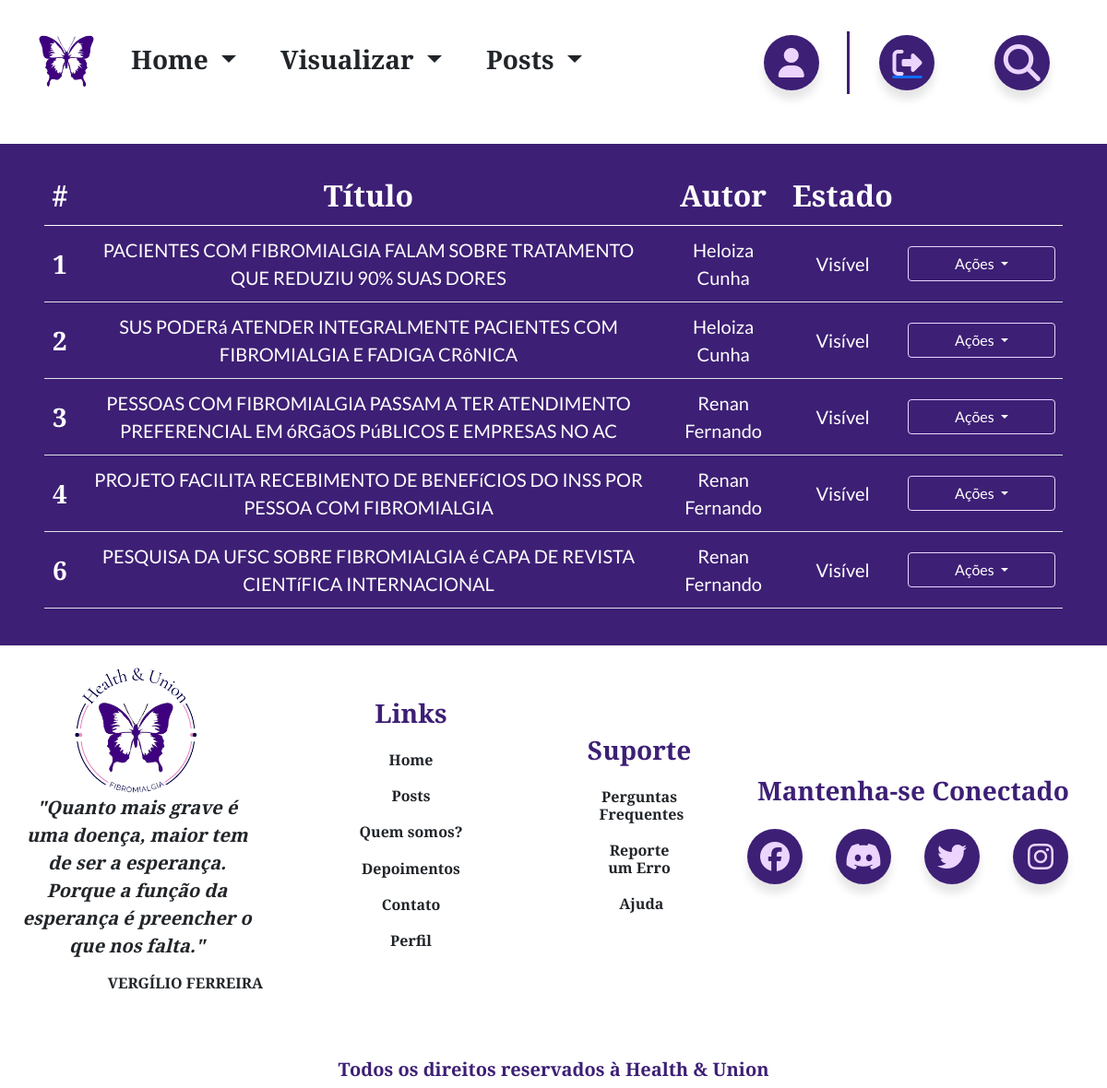
The app's page /index.php?pg=postsSituation (signed in) with its own data.
### tables this page shows
CREATE TABLE `posts` (
  `IdPost` int(11) NOT NULL,
  `Title` varchar(255) DEFAULT NULL,
  `Subtitle` varchar(255) DEFAULT NULL,
  `Scope` mediumtext DEFAULT NULL,
  `Send_date` datetime DEFAULT NULL,
  `Edit_date` datetime DEFAULT NULL,
  `Author` int(11) DEFAULT NULL,
  `Img` varchar(255) DEFAULT NULL,
  `Caption` varchar(255) DEFAULT NULL,
  `Tags` varchar(255) DEFAULT NULL,
  `BlockedPost` tinyint(1) DEFAULT NULL
);

CREATE TABLE `users` (
  `Id` int(11) NOT NULL,
  `Name` varchar(255) DEFAULT NULL,
  `Email` varchar(255) DEFAULT NULL,
  `Password` varchar(255) NOT NULL,
  `Phone` varchar(255) DEFAULT NULL,
  `Gender` varchar(100) DEFAULT NULL,
  `Birth` date DEFAULT NULL,
  `Occupation` varchar(255) DEFAULT NULL,
  `Photo` varchar(255) DEFAULT NULL,
  `Type` int(2) DEFAULT NULL,
  `Blocked` tinyint(1) DEFAULT NULL
);

### frontend/content/postsSituation.php (the view, shortened to what this page needs)
<?php
$host = 'localhost';
$user = 'root';
$password = '';
$db = 'tcc_site';
try {
    $connect = new PDO("mysql:host=$host;dbname=" . $db, $user, $password);
} catch (PDOException $err) {
}
$queryPostsSituation = "SELECT * FROM posts ORDER BY BlockedPost DESC";
$resultPostsSituation = $connect->prepare($queryPostsSituation);
$resultPostsSituation->execute();
?>
<main>
    <section id='postsSituation' style="background-color: var(--blue-violet);">
        <div class='container-flex m-4 p-4'>
            <div class="table-responsive-lg">
                <table id="myTable" class='table align-middle'>
                    <thead>
                        <tr>
                            <th scope='col' class='fs-2 text-center'>#</th>
                            <th scope='col' class='fs-2 text-center'>Título</th>
                            <th scope='col' class='fs-2 text-center'>Autor</th>
                            <th scope='col' class='fs-2 text-center'>Estado</th>
                            <th scope='col'></th>
                        </tr>
                    </thead>
                    <tbody class='fs-5 text-center'>
                        <?php
                        if (($resultPostsSituation) and ($resultPostsSituation->rowCount() != 0)) {
                            while ($rowPostsSituation = $resultPostsSituation->fetch(PDO::FETCH_ASSOC)) {
                                extract($rowPostsSituation);
                                $queryAuthor = "SELECT Name FROM users WHERE Id = $Author";
                                $resultAuthor = $connect->prepare($queryAuthor);
                                $resultAuthor->execute();
                                $rowAuthor = $resultAuthor->fetch(PDO::FETCH_ASSOC);
                                extract($rowAuthor);
                                switch ($BlockedPost) {
                                    case '0':
                                        $BlockedPost = "Visível";
                                        break;
                                }
                        ?>
                                <tr>
                                    <th scope='row' class='fs-3'><?= $IdPost ?></th>
                                    <td><?= $Title ?></td>
                                    <td><?= $Name ?></td>
                                    <td><?= $BlockedPost ?></td>
                                    <td>
                                        <div class='dropdown'>
                                            <button class='btn btn-secondary dropdown-toggle' type='button' id='dropdownMenuButton1' data-bs-toggle='dropdown' aria-expanded='false'>
                                                Ações
                                            </button>
                                        </div>
                                    </td>
                                </tr>
            </div>
        </div>
<?php
                            }
                        } else {
                            echo "<p class='text-danger'>Nenhum post encontrado!</p>";
                        }
?>
    </section>
</main>

### frontend/css/config.css (style rules this page uses)
:root { --blue-violet: #3d1f75; --melon: #fcb1a6; --midnight-blue: #000044; --pink-lace: #ecd4ff; }

### frontend/css/global.css (style rules this page uses)
* { margin: 0; padding: 0; box-sizing: border-box; font-family: "Lato", sans-serif; }
.btn-secondary, .dropdown-menu-dark { color: #fff; background-color: transparent; border-color: var(--pink-lace); width: 10em; }

### frontend/css/custom.css (style rules this page uses)
#usersView table.table, #postsSituation table.table { height: 60vh; color: #fff; }
#usersView table th, #postsSituation table th { font-family: "Cormorant Garamond", serif; font-weight: 700; }

### records on screen
posts: IdPost "1", Title "PACIENTES COM FIBROMIALGIA FALAM SOBRE TRATAMENTO QUE REDUZIU 90% SUAS DORES", Author.Name "Heloiza Cunha", BlockedPost "Visível"
posts: IdPost "2", Title "SUS PODERá ATENDER INTEGRALMENTE PACIENTES COM FIBROMIALGIA E FADIGA CRôNICA", Author.Name "Heloiza Cunha", BlockedPost "Visível"
posts: IdPost "3", Title "PESSOAS COM FIBROMIALGIA PASSAM A TER ATENDIMENTO PREFERENCIAL EM óRGãOS PúBLICOS E EMPRESAS NO AC", Author.Name "Renan Fernando", BlockedPost "Visível"
posts: IdPost "4", Title "PROJETO FACILITA RECEBIMENTO DE BENEFíCIOS DO INSS POR PESSOA COM FIBROMIALGIA", Author.Name "Renan Fernando", BlockedPost "Visível"
posts: IdPost "6", Title "PESQUISA DA UFSC SOBRE FIBROMIALGIA é CAPA DE REVISTA CIENTíFICA INTERNACIONAL", Author.Name "Renan Fernando", BlockedPost "Visível"
